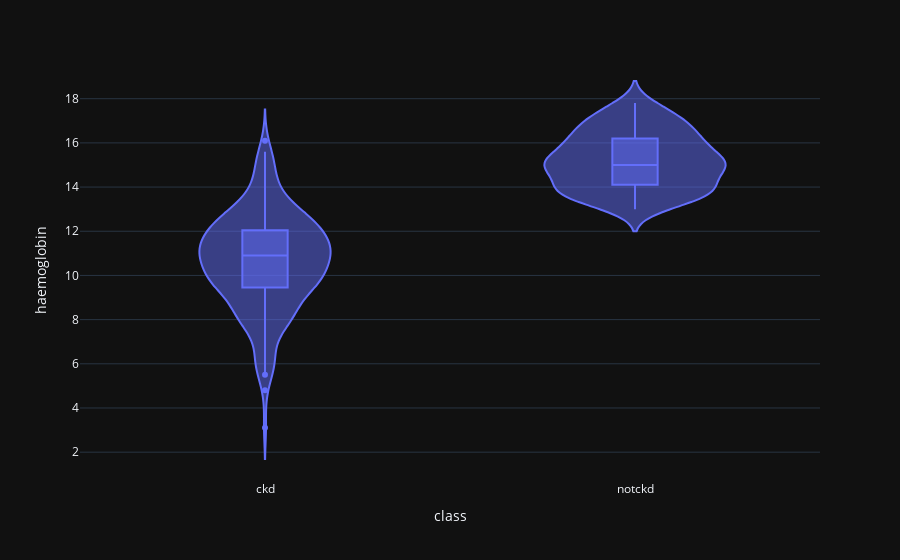

Notebook cell for this chart:
### Code cell
violin('haemoglobin')

### Figure 1 — Plotly figure (JSON) as saved in the notebook; plotly's stock layout.template omitted (floating-point values rounded to 4 significant figures; data arrays with more than 128 entries replaced by an {"elided": "..."} marker saying what was removed)
{"data": [{"alignmentgroup": "True", "box": {"visible": true}, "hovertemplate": "class=%{x}<br>haemoglobin=%{y}<extra></extra>", "legendgroup": "", "marker": {"color": "#636efa"}, "name": "", "offsetgroup": "", "orientation": "v", "scalegroup": "True", "showlegend": false, "type": "violin", "x": {"elided": "400 str values"}, "x0": " ", "xaxis": "x", "y": {"elided": "400 float values"}, "y0": " ", "yaxis": "y"}], "layout": {"legend": {"tracegroupgap": 0}, "margin": {"t": 60}, "violinmode": "group", "xaxis": {"anchor": "y", "domain": [0, 1], "title": {"text": "class"}}, "yaxis": {"anchor": "x", "domain": [0, 1], "title": {"text": "haemoglobin"}}}}
